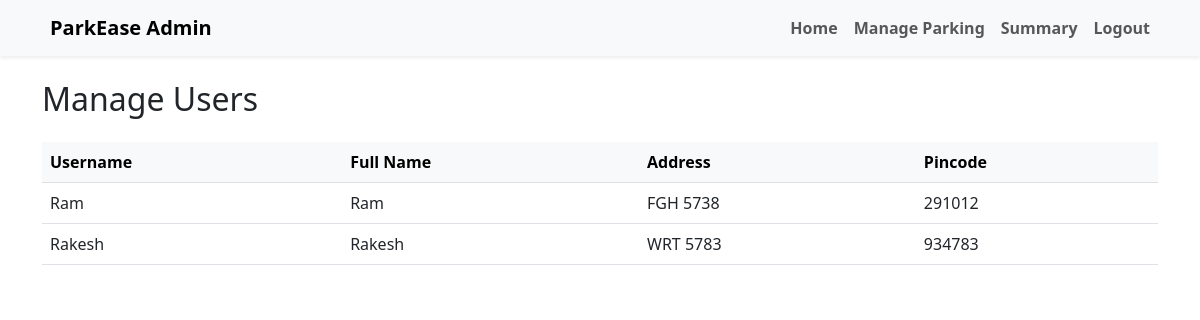
Page /admin_user (signed in) on the earlier database version.
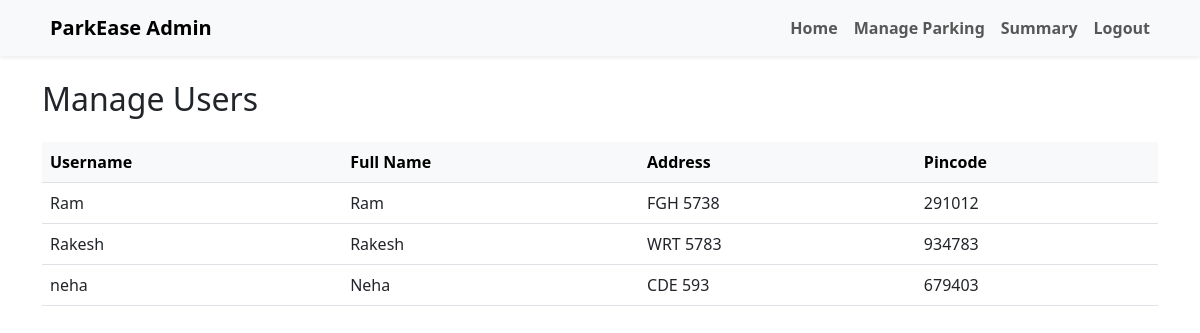
Same page on the later database version.
### app.py (models this page shows)
class User(db.Model):
    __tablename__ = 'user'
    id = db.Column(db.Integer, primary_key=True)
    username = db.Column(db.String(20), unique=True, nullable=False)
    password = db.Column(db.String(20), nullable=False)
    fullname = db.Column(db.String(20), nullable=False)
    address = db.Column(db.String(20), nullable=False)
    pincode = db.Column(db.String(20), nullable=False)
    bookings = db.relationship('Booking', back_populates='user', cascade='all, delete-orphan')

### app.py (the view)
@app.route('/admin_user', methods=['GET', 'POST'])
def admin_user():
    if 'username' not in session:
        return redirect(url_for('login'))
    users = User.query.filter(User.username != 'admin').all()
    return render_template('manage_user.html', users=users)

### templates/manage_user.html (shortened to what this page needs)
<!DOCTYPE html>
<html lang="en">
<head>
    <link href="https://cdn.jsdelivr.net/npm/bootstrap@5.3.0/dist/css/bootstrap.min.css" rel="stylesheet">
</head>
<body>
<nav class="navbar navbar-expand-lg navbar-light bg-light shadow-sm">
  <div class="container">
    <a class="navbar-brand fw-bold d-flex align-items-center" href="/admin">
       ParkEase Admin
    </a>
    <div class="collapse navbar-collapse" id="navbarAdmin">
      <ul class="navbar-nav ms-auto mb-2 mb-lg-0">
        <li class="nav-item">
          <a class="nav-link fw-semibold" href="/admin">Home</a>
        </li>
        <li class="nav-item">
          <a class="nav-link fw-semibold" href="/parking">Manage Parking</a>
        </li>
        <li class="nav-item">
          <a class="nav-link fw-semibold" href="/summary">Summary</a>
        </li>
        <li class="nav-item">
          <a class="nav-link fw-semibold" href="/logout">Logout</a>
        </li>
      </ul>
    </div>
  </div>
</nav>
    <div class="container py-4">
        <h2 class="mb-4">Manage Users</h2>
        <div class="table-responsive">
            <table class="table table-hover align-middle mb-0">
                <thead class="table-light">
                    <tr>
                        <th>Username</th>
                        <th>Full Name</th>
                        <th>Address</th>
                        <th>Pincode</th>
                    </tr>
                </thead>
                <tbody>
                    {% for user in users %}
                    <tr>
                        <td>{{ user.username }}</td>
                        <td>{{ user.fullname }}</td>
                        <td>{{ user.address }}</td>
                        <td>{{ user.pincode }}</td>
                    </tr>
                    {% endfor %}
                </tbody>
            </table>
        </div>
    </div>
</body>
</html>

Differences in the rows shown:
added User: username "neha", fullname "Neha", address "CDE 593", pincode "679403"
